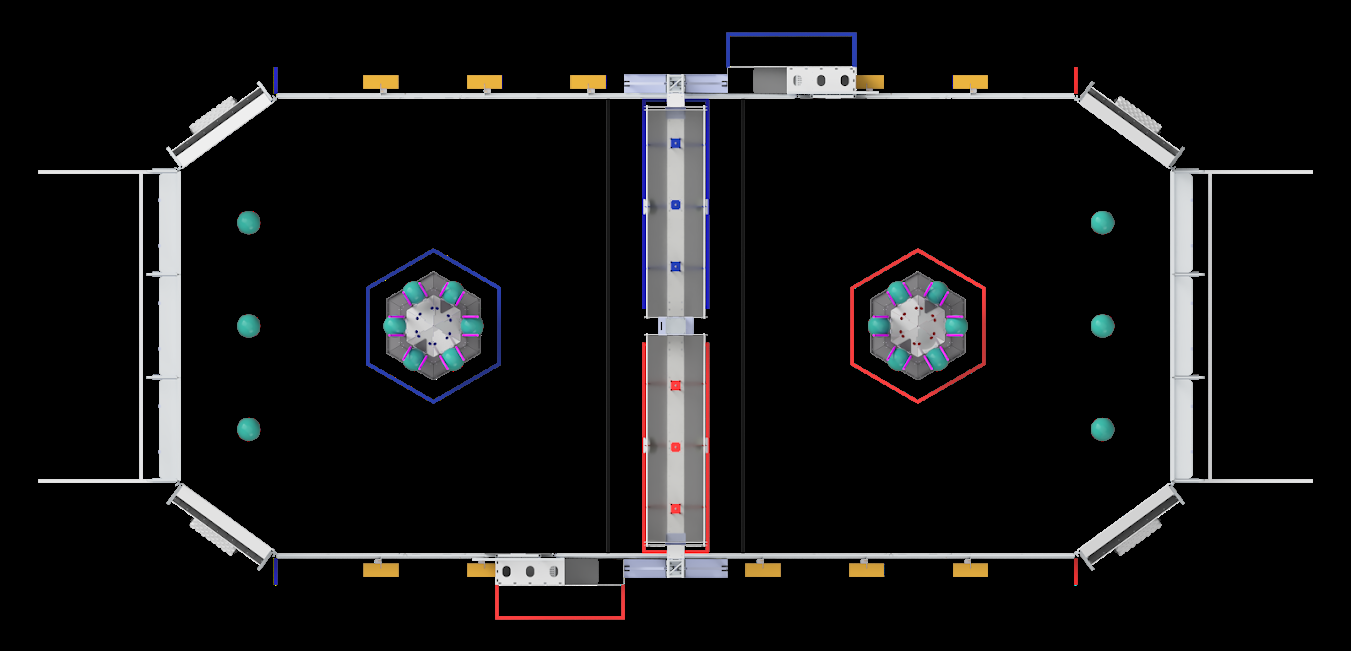
#> input picture 2025/pathfinding/REEFSCAPE2025.png, 1351 x 651 px
$ python obstacle.py
#> lines starting #> are read from the running program, lines starting #| are printed output that depends on the picture; after the words box and inside, x2 and y2 are one past the last pixel; in counts of white or black regions, pixels touching at a corner belong together
import cv2
import numpy as np
import os

def draw_grid(image, square_size=50, color=(0, 255, 0), thickness=2):
	height, width = image.shape[:2]
	grid_positions = []

	# Draw grid and store square positions
	for x in range(0, width, square_size):
		for y in range(0, height, square_size):
			grid_positions.append(((x, y), (x + square_size, y + square_size)))
			cv2.rectangle(image, (x, y), (x + square_size, y + square_size), color, thickness)

	return image, grid_positions


def click_event(event, x, y, flags, param):
	if event == cv2.EVENT_LBUTTONDOWN:
		for idx, ((x1, y1), (x2, y2)) in enumerate(param['grid_positions']):
			if x1 <= x <= x2 and y1 <= y <= y2:
				if param['grid_states'][idx] == 'red':
					cv2.rectangle(param['image'], (x1, y1), (x2, y2), param['original_color'], -1)
					param['grid_states'][idx] = 'transparent'
				else:
					cv2.rectangle(param['image'], (x1, y1), (x2, y2), (0, 0, 255), -1)
					param['grid_states'][idx] = 'red'
				cv2.imshow("Grid Overlay", param['image'])

if __name__ == "__main__":
	# Set image path to be in the same directory as the script
	script_dir = os.path.dirname(os.path.abspath(__file__))
	image_path = os.path.join(script_dir, "REEFSCAPE2025.png")

	image = cv2.imread(image_path, cv2.IMREAD_UNCHANGED)
#> image is the input picture: shape (651, 1351, 4); mean B, G, R, A 20.5, 20.1, 20.6, 29.5
	if image is None:
		raise ValueError("Image not found or unable to load.")

	square_size = 50
	original_color = (255, 255, 255, 0) if image.shape[-1] == 4 else (255, 255, 255)
#> original_color = (255, 255, 255, 0)
	image, grid_positions = draw_grid(image, square_size=square_size)
#> after the loop in draw_grid, `for x in range(0, width, square_size):`:
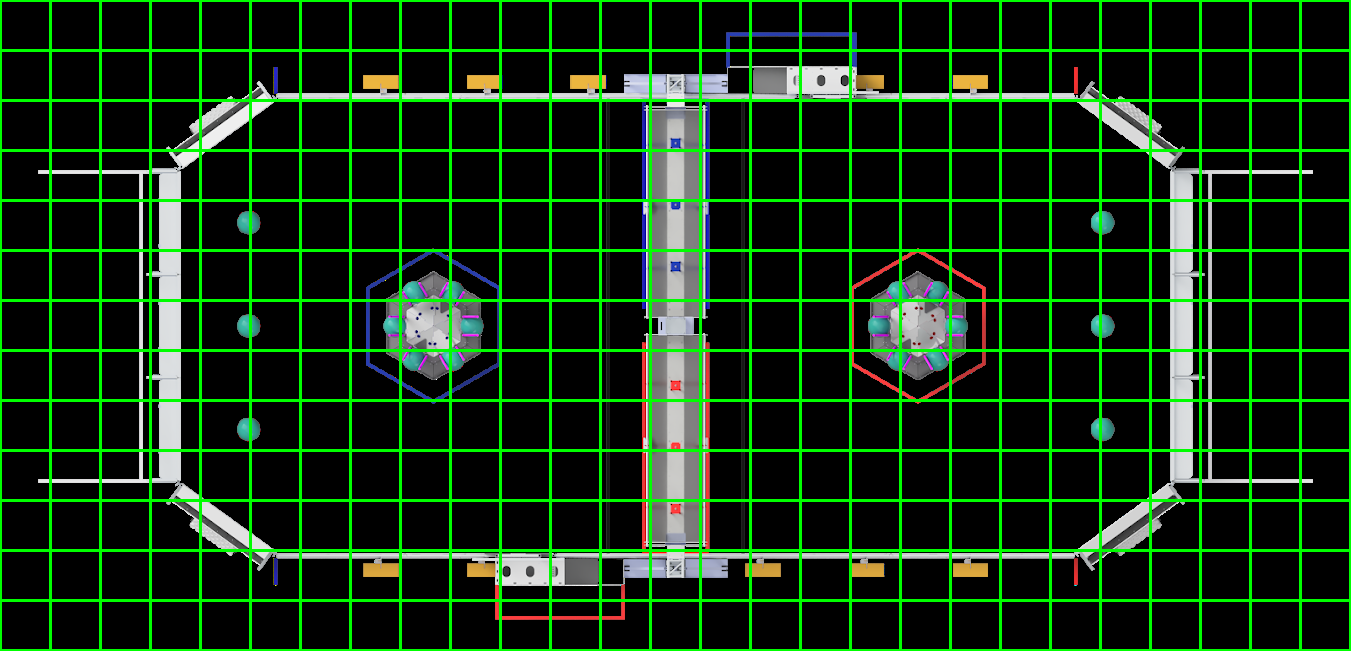
#> image: shape (651, 1351, 4); 11.84% of pixels changed, all inside (x1, y1, x2, y2) = (0, 0, 1351, 651)
#> after the loop in draw_grid, `for x in range(0, width, square_size):`: grid_positions = 392 items
#> grid_positions = 392 items

	# Initialize grid states
	grid_states = ['transparent'] * len(grid_positions)
#> grid_states = 392 items, first 6: 'transparent', 'transparent', 'transparent', 'transparent', 'transparent', 'transparent'

	cv2.imshow("Grid Overlay", image)
	cv2.setMouseCallback("Grid Overlay", click_event, {
		'grid_positions': grid_positions,
		'image': image,
		'grid_states': grid_states,
		'original_color': original_color
	})
	cv2.waitKey(0)
	cv2.destroyAllWindows()
